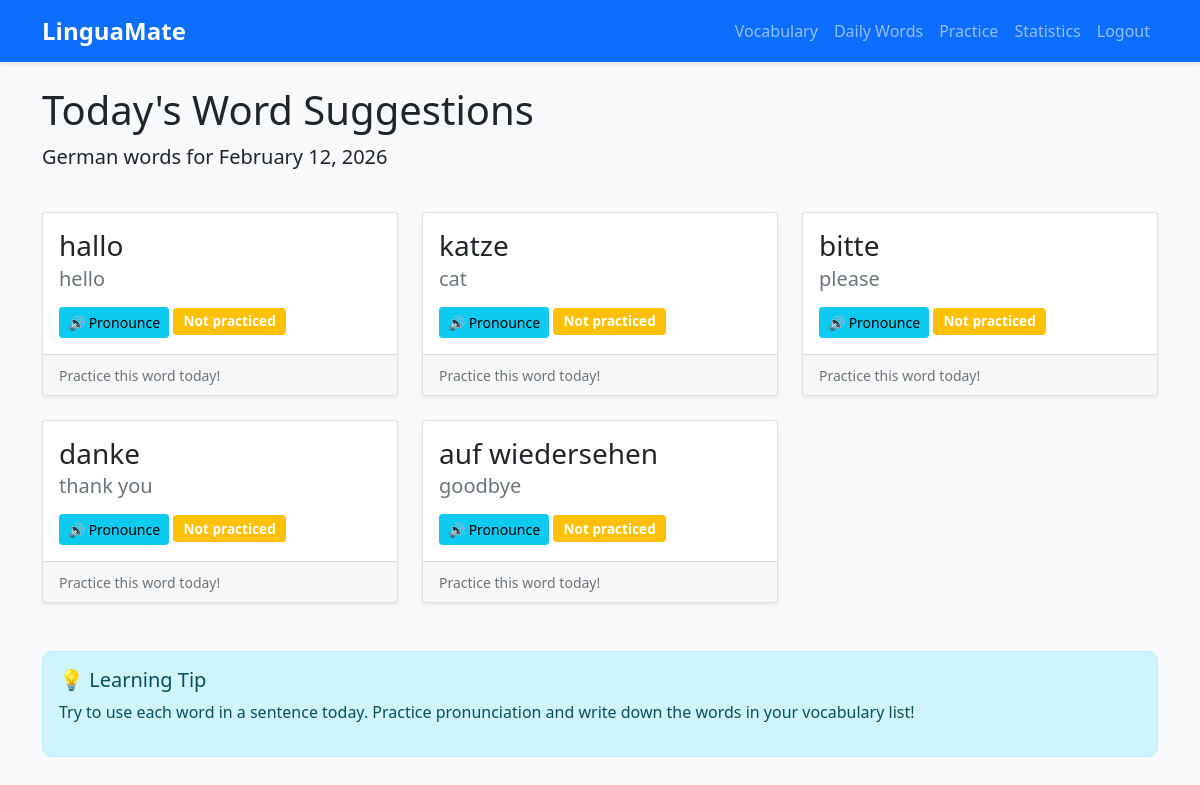
/daily-words (signed in), run on the app's committed database.
### models.py (models this page shows, shortened)
class User(UserMixin, db.Model):
    id = db.Column(db.Integer, primary_key=True)
    username = db.Column(db.String(80), unique=True, nullable=False)
    email = db.Column(db.String(120), unique=True, nullable=False)
    password_hash = db.Column(db.String(200), nullable=False)
    native_language = db.Column(db.String(50), default='English')
    target_language = db.Column(db.String(50), default='Spanish')
    created_at = db.Column(db.DateTime, default=datetime.utcnow)
    vocabularies = db.relationship('Vocabulary', backref='user', lazy=True)
    practice_sessions = db.relationship('PracticeSession', backref='user', lazy=True)

class DailySuggestion(db.Model):
    id = db.Column(db.Integer, primary_key=True)
    user_id = db.Column(db.Integer, db.ForeignKey('user.id'), nullable=False)
    word = db.Column(db.String(100), nullable=False)
    translation = db.Column(db.String(100), nullable=False)
    date = db.Column(db.Date, default=datetime.utcnow().date)
    practiced = db.Column(db.Boolean, default=False)

### app.py (the view)
@app.route('/daily-words')
@login_required
def daily_words():
    today = date.today()
    suggestions = DailySuggestion.query.filter_by(
        user_id=current_user.id,
        date=today
    ).all()
    if not suggestions:
        suggestions = generate_daily_suggestions(current_user.id)
    return render_template('daily_words.html', suggestions=suggestions)

### app.py (called while the page is built)
@login_manager.user_loader
def load_user(user_id):
    return db.session.get(User, int(user_id))

### templates/daily_words.html (shortened to what this page needs)
{% extends "base.html" %}
{% block content %}
<div class="row">
    <div class="col-12">
        <h1>Today's Word Suggestions</h1>
        <p class="lead">{{ current_user.target_language }} words for {{ suggestions[0].date.strftime('%B %d, %Y') }}</p>
    </div>
</div>
<div class="row mt-4">
    {% for suggestion in suggestions %}
    <div class="col-md-4 mb-4">
        <div class="card h-100">
            <div class="card-body">
                <h3 class="card-title">{{ suggestion.word }}</h3>
                <h5 class="card-subtitle mb-2 text-muted">{{ suggestion.translation }}</h5>
                <div class="mt-3">
                    <button onclick="speakWord('{{ suggestion.word }}')" class="btn btn-sm btn-info">
                        🔊 Pronounce
                    </button>
                    {% if suggestion.practiced %}
                        <span class="badge bg-success">Practiced ✓</span>
                    {% else %}
                        <span class="badge bg-warning">Not practiced</span>
                    {% endif %}
                </div>
            </div>
            <div class="card-footer">
                <small class="text-muted">Practice this word today!</small>
            </div>
        </div>
    </div>
    {% endfor %}
</div>
<div class="row mt-4">
    <div class="col-12">
        <div class="alert alert-info">
            <h5>💡 Learning Tip</h5>
            <p>Try to use each word in a sentence today. Practice pronunciation and write down the words in your vocabulary list!</p>
        </div>
    </div>
</div>
{% endblock %}

### templates/base.html (shortened to what this page needs)
<!DOCTYPE html>
<html lang="en">
<head>
    <link href="https://cdn.jsdelivr.net/npm/bootstrap@5.1.3/dist/css/bootstrap.min.css" rel="stylesheet">
    <link rel="stylesheet" href="{{ url_for('static', filename='css/style.css') }}">
</head>
<body>
    <nav class="navbar navbar-expand-lg navbar-dark bg-primary">
        <div class="container">
            <a class="navbar-brand" href="{{ url_for('index') }}">LinguaMate</a>
            <div class="collapse navbar-collapse" id="navbarNav">
                <ul class="navbar-nav ms-auto">
                    {% if current_user.is_authenticated %}
                        <li class="nav-item">
                            <a class="nav-link" href="{{ url_for('vocabulary') }}">Vocabulary</a>
                        </li>
                        <li class="nav-item">
                            <a class="nav-link" href="{{ url_for('daily_words') }}">Daily Words</a>
                        </li>
                        <li class="nav-item">
                            <a class="nav-link" href="{{ url_for('pronunciation') }}">Practice</a>
                        </li>
                        <li class="nav-item">
                            <a class="nav-link" href="{{ url_for('statistics') }}">Statistics</a>
                        </li>
                        <li class="nav-item">
                            <a class="nav-link" href="{{ url_for('logout') }}">Logout</a>
                        </li>
                    {% endif %}
                </ul>
            </div>
        </div>
    </nav>
    <div class="container mt-4">
        {% block content %}{% endblock %}
    </div>
</body>
</html>

### static/css/style.css (style rules this page uses)
body { background-color: #f8f9fa; }
.navbar { box-shadow: 0 2px 4px rgba(0,0,0,.1); }
.card { box-shadow: 0 0.125rem 0.25rem rgba(0,0,0,.075); transition: transform 0.3s; }
.badge { padding: 0.5em 0.75em; font-size: 0.85rem; }
.alert { border-radius: 10px; }
.navbar-brand { font-weight: bold; font-size: 1.5rem; }

### data on the page
User: target_language "German"
DailySuggestion: date "February 12, 2026", word "hallo", translation "hello", practiced "Not practiced"
DailySuggestion: word "katze", translation "cat", practiced "Not practiced"
DailySuggestion: word "bitte", translation "please", practiced "Not practiced"
DailySuggestion: word "danke", translation "thank you", practiced "Not practiced"
DailySuggestion: word "auf wiedersehen", translation "goodbye", practiced "Not practiced"
